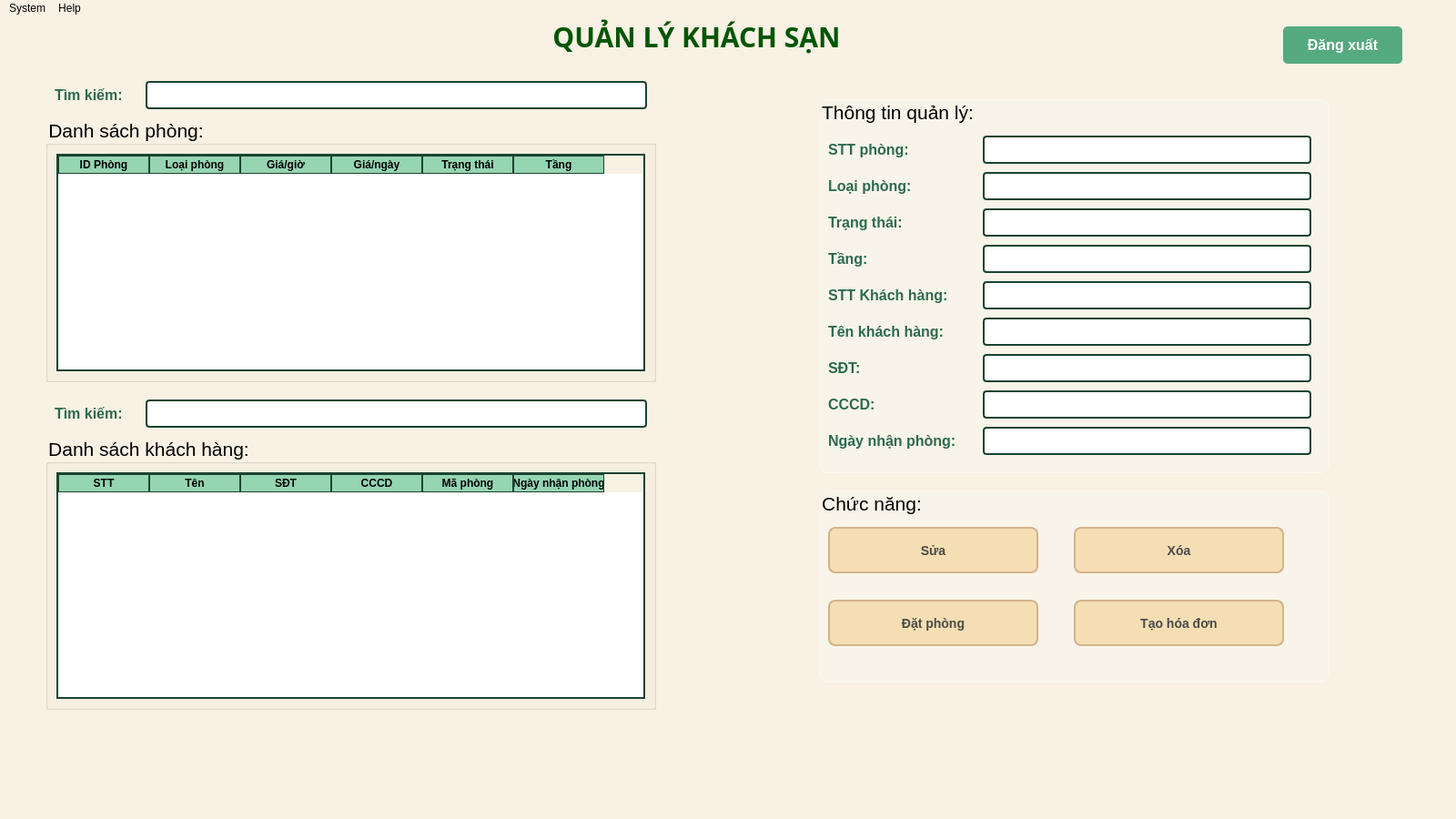
<?xml version="1.0" encoding="UTF-8"?>
<ui version="4.0">
 <class>MainWindow</class>
 <widget class="QMainWindow" name="MainWindow">
  <property name="geometry">
   <rect>
    <x>0</x>
    <y>0</y>
    <width>1600</width>
    <height>900</height>
   </rect>
  </property>
  <property name="sizePolicy">
   <sizepolicy hsizetype="Expanding" vsizetype="Expanding">
    <horstretch>0</horstretch>
    <verstretch>0</verstretch>
   </sizepolicy>
  </property>
  <property name="windowTitle">
   <string>MainWindowAdmin</string>
  </property>
  <property name="styleSheet">
   <string notr="true">
QMainWindow {
    background-color: #f5f5dc; /* Be nhạt */
}
QWidget {
    background-color: #f8f1e4; /* Be sáng hơn một chút */
}
/* Chỉnh tiêu đề chính &quot;Thông Tin Phòng&quot; */
QLabel#label_Title {
    color: #1B4332;  /* Xanh lá đậm nổi bật */
    font-size: 22px;
    font-weight: bold;
}

/* Chỉnh màu chữ trong phần &quot;Thông tin quản lý&quot; */
QLabel {
    background: transparent;
    border: none;
    color: #2D6A4F;  /* Xanh đậm hơn */
    font-size: 16px;
    font-weight: bold;
}

/* Chỉnh màu cho QPushButton */
QPushButton {
    background-color: #FFB703; /* Cam nhạt để hợp với xanh lá */
    color: white;
    font-size: 16px;  /* Tăng kích thước chữ */
    font-weight: bold;
    border-radius: 5px;
    padding: 8px;
}

QPushButton:hover {
    background-color: #E85D04; /* Cam đậm khi hover */
}

/* Chỉnh màu nút &quot;Đăng xuất&quot; */
QPushButton#pushButton_Logout {
    background-color: #D00000;  /* Đỏ đậm để nổi bật */
    font-size: 18px;
    font-weight: bold;
}

QPushButton#pushButton_Logout:hover {
    background-color: #9D0208;
}

/* Chỉnh màu cho ô tìm kiếm */
QLineEdit {
    background-color: white;
    border: 2px solid #1B4332;
    border-radius: 4px;
    padding: 5px;
    font-size: 13px;
}

/* Chỉnh màu cho QTableWidget */
QTableWidget {
    background-color: white;
    border: 2px solid #1B4332; 
    gridline-color: #1B4332;
    font-size: 14px;
}

QHeaderView::section {
    background-color: #95D5B2;
    color: black;
    font-weight: bold;
    border: 1px solid #1B4332;
}
QMenu::item:selected {
    background-color: #C0C0C0; /* Màu nền khi hover */
    color: black; /* Màu chữ khi hover */
}


</string>
  </property>
  <widget class="QWidget" name="centralwidget">
   <widget class="QLabel" name="label">
    <property name="geometry">
     <rect>
      <x>60</x>
      <y>0</y>
      <width>1411</width>
      <height>41</height>
     </rect>
    </property>
    <property name="font">
     <font>
      <family>Montserrat,sans-serif</family>
      <pointsize>-1</pointsize>
      <weight>75</weight>
      <bold>true</bold>
     </font>
    </property>
    <property name="styleSheet">
     <string notr="true">
QLabel {
    font-family: 'Montserrat', sans-serif;
    font-size: 30px;
    font-weight: bold;
    color: rgb(0, 85, 0); 
}</string>
    </property>
    <property name="text">
     <string>&lt;html&gt;&lt;head/&gt;&lt;body&gt;&lt;p&gt;&lt;span style=&quot; font-weight:600;&quot;&gt;QUẢN LÝ KHÁCH SẠN&lt;/span&gt;&lt;/p&gt;&lt;/body&gt;&lt;/html&gt;</string>
    </property>
    <property name="alignment">
     <set>Qt::AlignCenter</set>
    </property>
   </widget>
   <widget class="QGroupBox" name="groupBoxRoom">
    <property name="geometry">
     <rect>
      <x>50</x>
      <y>110</y>
      <width>671</width>
      <height>291</height>
     </rect>
    </property>
    <property name="font">
     <font>
      <pointsize>16</pointsize>
     </font>
    </property>
    <property name="title">
     <string>Danh sách phòng:</string>
    </property>
    <layout class="QVBoxLayout" name="verticalLayout">
     <item>
      <widget class="QTableWidget" name="tableWidgetRoom">
       <column>
        <property name="text">
         <string>ID Phòng</string>
        </property>
       </column>
       <column>
        <property name="text">
         <string>Loại phòng</string>
        </property>
       </column>
       <column>
        <property name="text">
         <string>Giá/giờ</string>
        </property>
       </column>
       <column>
        <property name="text">
         <string>Giá/ngày</string>
        </property>
       </column>
       <column>
        <property name="text">
         <string>Trạng thái</string>
        </property>
       </column>
       <column>
        <property name="text">
         <string>Tầng</string>
        </property>
       </column>
      </widget>
     </item>
    </layout>
   </widget>
   <widget class="QGroupBox" name="groupBoxCustomer">
    <property name="geometry">
     <rect>
      <x>50</x>
      <y>460</y>
      <width>671</width>
      <height>301</height>
     </rect>
    </property>
    <property name="font">
     <font>
      <pointsize>16</pointsize>
     </font>
    </property>
    <property name="contextMenuPolicy">
     <enum>Qt::DefaultContextMenu</enum>
    </property>
    <property name="title">
     <string>Danh sách khách hàng:</string>
    </property>
    <layout class="QVBoxLayout" name="verticalLayout_2">
     <item>
      <widget class="QTableWidget" name="tableWidgetCustomer">
       <column>
        <property name="text">
         <string>STT</string>
        </property>
       </column>
       <column>
        <property name="text">
         <string>Tên</string>
        </property>
       </column>
       <column>
        <property name="text">
         <string>SĐT</string>
        </property>
       </column>
       <column>
        <property name="text">
         <string>CCCD</string>
        </property>
       </column>
       <column>
        <property name="text">
         <string>Mã phòng</string>
        </property>
       </column>
       <column>
        <property name="text">
         <string>Ngày nhận phòng</string>
        </property>
       </column>
      </widget>
     </item>
    </layout>
   </widget>
   <widget class="QGroupBox" name="groupBoxInformation">
    <property name="geometry">
     <rect>
      <x>900</x>
      <y>90</y>
      <width>561</width>
      <height>411</height>
     </rect>
    </property>
    <property name="font">
     <font>
      <pointsize>16</pointsize>
     </font>
    </property>
    <property name="styleSheet">
     <string notr="true">#groupBoxInformation {
    background: rgba(255, 255, 255, 0.2);  /* Màu trắng trong suốt */
    border-radius: 10px;  /* Bo góc */
    border: 1px solid rgba(255, 255, 255, 0.4); /* Viền trắng mờ */
    backdrop-filter: blur(10px);  /* Hiệu ứng làm mờ */
}</string>
    </property>
    <property name="title">
     <string>Thông tin quản lý:</string>
    </property>
    <widget class="QLineEdit" name="lineEditRoomID">
     <property name="geometry">
      <rect>
       <x>180</x>
       <y>40</y>
       <width>361</width>
       <height>31</height>
      </rect>
     </property>
     <property name="font">
      <font>
       <pointsize>-1</pointsize>
      </font>
     </property>
    </widget>
    <widget class="QLabel" name="label_4">
     <property name="geometry">
      <rect>
       <x>10</x>
       <y>80</y>
       <width>121</width>
       <height>31</height>
      </rect>
     </property>
     <property name="font">
      <font>
       <pointsize>-1</pointsize>
       <weight>75</weight>
       <bold>true</bold>
      </font>
     </property>
     <property name="text">
      <string>Loại phòng:</string>
     </property>
    </widget>
    <widget class="QLineEdit" name="lineEditTypeRoom">
     <property name="geometry">
      <rect>
       <x>180</x>
       <y>80</y>
       <width>361</width>
       <height>31</height>
      </rect>
     </property>
     <property name="font">
      <font>
       <pointsize>-1</pointsize>
      </font>
     </property>
    </widget>
    <widget class="QLabel" name="label_5">
     <property name="geometry">
      <rect>
       <x>10</x>
       <y>120</y>
       <width>121</width>
       <height>31</height>
      </rect>
     </property>
     <property name="font">
      <font>
       <pointsize>-1</pointsize>
       <weight>75</weight>
       <bold>true</bold>
      </font>
     </property>
     <property name="text">
      <string>Trạng thái:</string>
     </property>
    </widget>
    <widget class="QLineEdit" name="lineEditStatus">
     <property name="geometry">
      <rect>
       <x>180</x>
       <y>120</y>
       <width>361</width>
       <height>31</height>
      </rect>
     </property>
     <property name="font">
      <font>
       <pointsize>-1</pointsize>
      </font>
     </property>
    </widget>
    <widget class="QLabel" name="label_6">
     <property name="geometry">
      <rect>
       <x>10</x>
       <y>160</y>
       <width>141</width>
       <height>31</height>
      </rect>
     </property>
     <property name="font">
      <font>
       <pointsize>-1</pointsize>
       <weight>75</weight>
       <bold>true</bold>
      </font>
     </property>
     <property name="text">
      <string>Tầng:</string>
     </property>
    </widget>
    <widget class="QLineEdit" name="lineEditFloor">
     <property name="geometry">
      <rect>
       <x>180</x>
       <y>160</y>
       <width>361</width>
       <height>31</height>
      </rect>
     </property>
     <property name="font">
      <font>
       <pointsize>-1</pointsize>
      </font>
     </property>
    </widget>
    <widget class="QLabel" name="label_12">
     <property name="geometry">
      <rect>
       <x>10</x>
       <y>200</y>
       <width>151</width>
       <height>31</height>
      </rect>
     </property>
     <property name="font">
      <font>
       <pointsize>-1</pointsize>
       <weight>75</weight>
       <bold>true</bold>
      </font>
     </property>
     <property name="text">
      <string>STT Khách hàng:</string>
     </property>
    </widget>
    <widget class="QLabel" name="label_7">
     <property name="geometry">
      <rect>
       <x>10</x>
       <y>240</y>
       <width>181</width>
       <height>31</height>
      </rect>
     </property>
     <property name="font">
      <font>
       <pointsize>-1</pointsize>
       <weight>75</weight>
       <bold>true</bold>
      </font>
     </property>
     <property name="text">
      <string>Tên khách hàng:</string>
     </property>
    </widget>
    <widget class="QLineEdit" name="lineEditName">
     <property name="geometry">
      <rect>
       <x>180</x>
       <y>240</y>
       <width>361</width>
       <height>31</height>
      </rect>
     </property>
     <property name="font">
      <font>
       <pointsize>-1</pointsize>
      </font>
     </property>
    </widget>
    <widget class="QLabel" name="label_13">
     <property name="geometry">
      <rect>
       <x>10</x>
       <y>280</y>
       <width>121</width>
       <height>31</height>
      </rect>
     </property>
     <property name="font">
      <font>
       <pointsize>-1</pointsize>
       <weight>75</weight>
       <bold>true</bold>
      </font>
     </property>
     <property name="text">
      <string>SĐT:</string>
     </property>
    </widget>
    <widget class="QLineEdit" name="lineEditPhone">
     <property name="geometry">
      <rect>
       <x>180</x>
       <y>280</y>
       <width>361</width>
       <height>31</height>
      </rect>
     </property>
     <property name="font">
      <font>
       <pointsize>-1</pointsize>
      </font>
     </property>
    </widget>
    <widget class="QLabel" name="label_11">
     <property name="geometry">
      <rect>
       <x>10</x>
       <y>320</y>
       <width>141</width>
       <height>31</height>
      </rect>
     </property>
     <property name="font">
      <font>
       <pointsize>-1</pointsize>
       <weight>75</weight>
       <bold>true</bold>
      </font>
     </property>
     <property name="text">
      <string>CCCD:</string>
     </property>
    </widget>
    <widget class="QLineEdit" name="lineEditCCCD">
     <property name="geometry">
      <rect>
       <x>180</x>
       <y>320</y>
       <width>361</width>
       <height>31</height>
      </rect>
     </property>
     <property name="font">
      <font>
       <pointsize>-1</pointsize>
      </font>
     </property>
    </widget>
    <widget class="QLineEdit" name="lineEditCustomerID">
     <property name="geometry">
      <rect>
       <x>180</x>
       <y>200</y>
       <width>361</width>
       <height>31</height>
      </rect>
     </property>
     <property name="font">
      <font>
       <pointsize>-1</pointsize>
      </font>
     </property>
    </widget>
    <widget class="QLabel" name="label_9">
     <property name="geometry">
      <rect>
       <x>10</x>
       <y>360</y>
       <width>191</width>
       <height>31</height>
      </rect>
     </property>
     <property name="font">
      <font>
       <pointsize>-1</pointsize>
       <weight>75</weight>
       <bold>true</bold>
      </font>
     </property>
     <property name="text">
      <string>Ngày nhận phòng:</string>
     </property>
    </widget>
    <widget class="QLineEdit" name="lineEditDateCheckin">
     <property name="geometry">
      <rect>
       <x>180</x>
       <y>360</y>
       <width>361</width>
       <height>31</height>
      </rect>
     </property>
     <property name="font">
      <font>
       <pointsize>-1</pointsize>
      </font>
     </property>
    </widget>
    <widget class="QLabel" name="label_10">
     <property name="geometry">
      <rect>
       <x>10</x>
       <y>40</y>
       <width>121</width>
       <height>31</height>
      </rect>
     </property>
     <property name="font">
      <font>
       <pointsize>-1</pointsize>
       <weight>75</weight>
       <bold>true</bold>
      </font>
     </property>
     <property name="text">
      <string>&lt;html&gt;&lt;head/&gt;&lt;body&gt;&lt;p&gt;&lt;span style=&quot; font-size:12pt;&quot;&gt;STT phòng:&lt;/span&gt;&lt;/p&gt;&lt;/body&gt;&lt;/html&gt;</string>
     </property>
    </widget>
   </widget>
   <widget class="QGroupBox" name="groupBoxFunction">
    <property name="geometry">
     <rect>
      <x>900</x>
      <y>520</y>
      <width>561</width>
      <height>211</height>
     </rect>
    </property>
    <property name="font">
     <font>
      <pointsize>16</pointsize>
     </font>
    </property>
    <property name="styleSheet">
     <string notr="true">#groupBoxFunction {
    background: rgba(255, 255, 255, 0.2);  /* Màu trắng trong suốt */
    border-radius: 10px;  /* Bo góc */
    border: 1px solid rgba(255, 255, 255, 0.4); /* Viền trắng mờ */
    backdrop-filter: blur(10px);  /* Hiệu ứng làm mờ */
}</string>
    </property>
    <property name="title">
     <string>Chức năng:</string>
    </property>
    <widget class="QPushButton" name="pushButtonXoa">
     <property name="geometry">
      <rect>
       <x>280</x>
       <y>40</y>
       <width>231</width>
       <height>51</height>
      </rect>
     </property>
     <property name="styleSheet">
      <string notr="true">QPushButton {
    background-color: #f5deb3; /* Màu be */
    color: #4A4A4A;
    border-radius: 8px;
    padding: 8px;
    font-size: 14px;
    border: 2px solid #d2b48c; /* Viền be đậm hơn */
    transition: 0.3s ease-in-out;
}

/* Hiệu ứng hover */
QPushButton:hover {
    background-color: #e3c193; /* Be đậm hơn khi hover */
    transform: scale(1.05);
}</string>
     </property>
     <property name="text">
      <string>Xóa</string>
     </property>
     <property name="icon">
      <iconset>
       <normaloff>../images/remove.webp</normaloff>../images/remove.webp</iconset>
     </property>
     <property name="iconSize">
      <size>
       <width>25</width>
       <height>25</height>
      </size>
     </property>
    </widget>
    <widget class="QPushButton" name="pushButtonHoaDon">
     <property name="geometry">
      <rect>
       <x>280</x>
       <y>120</y>
       <width>231</width>
       <height>51</height>
      </rect>
     </property>
     <property name="styleSheet">
      <string notr="true">QPushButton {
    background-color: #f5deb3; /* Màu be */
    color: #4A4A4A;
    border-radius: 8px;
    padding: 8px;
    font-size: 14px;
    border: 2px solid #d2b48c; /* Viền be đậm hơn */
    transition: 0.3s ease-in-out;
}

/* Hiệu ứng hover */
QPushButton:hover {
    background-color: #e3c193; /* Be đậm hơn khi hover */
    transform: scale(1.05);
}</string>
     </property>
     <property name="text">
      <string>Tạo hóa đơn</string>
     </property>
     <property name="icon">
      <iconset>
       <normaloff>../images/bill.png</normaloff>../images/bill.png</iconset>
     </property>
     <property name="iconSize">
      <size>
       <width>25</width>
       <height>25</height>
      </size>
     </property>
    </widget>
    <widget class="QPushButton" name="pushButtonDatPhong">
     <property name="geometry">
      <rect>
       <x>10</x>
       <y>120</y>
       <width>231</width>
       <height>51</height>
      </rect>
     </property>
     <property name="styleSheet">
      <string notr="true">QPushButton {
    background-color: #f5deb3; /* Màu be */
    color: #4A4A4A;
    border-radius: 8px;
    padding: 8px;
    font-size: 14px;
    border: 2px solid #d2b48c; /* Viền be đậm hơn */
    transition: 0.3s ease-in-out;
}

/* Hiệu ứng hover */
QPushButton:hover {
    background-color: #e3c193; /* Be đậm hơn khi hover */
    transform: scale(1.05);
}</string>
     </property>
     <property name="text">
      <string>Đặt phòng</string>
     </property>
     <property name="icon">
      <iconset>
       <normaloff>../images/booking.webp</normaloff>../images/booking.webp</iconset>
     </property>
     <property name="iconSize">
      <size>
       <width>25</width>
       <height>25</height>
      </size>
     </property>
    </widget>
    <widget class="QPushButton" name="pushButtonSua">
     <property name="geometry">
      <rect>
       <x>10</x>
       <y>40</y>
       <width>231</width>
       <height>51</height>
      </rect>
     </property>
     <property name="styleSheet">
      <string notr="true">QPushButton {
    background-color: #f5deb3; /* Màu be */
    color: #4A4A4A;
    border-radius: 8px;
    padding: 8px;
    font-size: 14px;
    border: 2px solid #d2b48c; /* Viền be đậm hơn */
    transition: 0.3s ease-in-out;
}

/* Hiệu ứng hover */
QPushButton:hover {
    background-color: #e3c193; /* Be đậm hơn khi hover */
    transform: scale(1.05);
}</string>
     </property>
     <property name="text">
      <string>Sửa</string>
     </property>
     <property name="icon">
      <iconset>
       <normaloff>../images/edit.webp</normaloff>../images/edit.webp</iconset>
     </property>
     <property name="iconSize">
      <size>
       <width>25</width>
       <height>25</height>
      </size>
     </property>
    </widget>
   </widget>
   <widget class="QPushButton" name="pushButtonLogout">
    <property name="geometry">
     <rect>
      <x>1410</x>
      <y>10</y>
      <width>131</width>
      <height>41</height>
     </rect>
    </property>
    <property name="font">
     <font>
      <pointsize>-1</pointsize>
      <weight>75</weight>
      <bold>true</bold>
     </font>
    </property>
    <property name="styleSheet">
     <string notr="true">background-color: rgb(85, 170, 127);</string>
    </property>
    <property name="text">
     <string>Đăng xuất</string>
    </property>
    <property name="icon">
     <iconset>
      <normaloff>../images/logout.webp</normaloff>../images/logout.webp</iconset>
    </property>
    <property name="iconSize">
     <size>
      <width>25</width>
      <height>25</height>
     </size>
    </property>
   </widget>
   <widget class="QLabel" name="label_2">
    <property name="geometry">
     <rect>
      <x>60</x>
      <y>70</y>
      <width>111</width>
      <height>31</height>
     </rect>
    </property>
    <property name="font">
     <font>
      <pointsize>-1</pointsize>
      <weight>75</weight>
      <bold>true</bold>
     </font>
    </property>
    <property name="text">
     <string>&lt;html&gt;&lt;head/&gt;&lt;body&gt;&lt;p&gt;&lt;span style=&quot; font-size:12pt;&quot;&gt;Tìm kiếm:&lt;/span&gt;&lt;/p&gt;&lt;/body&gt;&lt;/html&gt;</string>
    </property>
   </widget>
   <widget class="QLineEdit" name="lineEditSeachCustomer">
    <property name="geometry">
     <rect>
      <x>160</x>
      <y>420</y>
      <width>551</width>
      <height>31</height>
     </rect>
    </property>
   </widget>
   <widget class="QLabel" name="label_8">
    <property name="geometry">
     <rect>
      <x>60</x>
      <y>420</y>
      <width>111</width>
      <height>31</height>
     </rect>
    </property>
    <property name="font">
     <font>
      <pointsize>-1</pointsize>
      <weight>75</weight>
      <bold>true</bold>
     </font>
    </property>
    <property name="text">
     <string>&lt;html&gt;&lt;head/&gt;&lt;body&gt;&lt;p&gt;&lt;span style=&quot; font-size:12pt;&quot;&gt;Tìm kiếm:&lt;/span&gt;&lt;/p&gt;&lt;/body&gt;&lt;/html&gt;</string>
    </property>
   </widget>
   <widget class="QLineEdit" name="lineEditSeachRoom">
    <property name="geometry">
     <rect>
      <x>160</x>
      <y>70</y>
      <width>551</width>
      <height>31</height>
     </rect>
    </property>
   </widget>
  </widget>
  <widget class="QMenuBar" name="menubar">
   <property name="geometry">
    <rect>
     <x>0</x>
     <y>0</y>
     <width>1600</width>
     <height>21</height>
    </rect>
   </property>
   <widget class="QMenu" name="menuSystem">
    <property name="title">
     <string>System</string>
    </property>
    <widget class="QMenu" name="menuImport_Data">
     <property name="styleSheet">
      <string notr="true"/>
     </property>
     <property name="title">
      <string>Import Data</string>
     </property>
     <addaction name="actionExcel_Import"/>
    </widget>
    <widget class="QMenu" name="menuExport_Data">
     <property name="title">
      <string>Export Data</string>
     </property>
     <addaction name="actionExcel_Export"/>
    </widget>
    <addaction name="menuImport_Data"/>
    <addaction name="separator"/>
    <addaction name="menuExport_Data"/>
    <addaction name="separator"/>
    <addaction name="actionExit"/>
   </widget>
   <widget class="QMenu" name="menuHelp">
    <property name="title">
     <string>Help</string>
    </property>
    <addaction name="actionHelp"/>
   </widget>
   <addaction name="menuSystem"/>
   <addaction name="menuHelp"/>
  </widget>
  <widget class="QStatusBar" name="statusbar"/>
  <action name="actionExit">
   <property name="text">
    <string>Exit</string>
   </property>
   <property name="shortcut">
    <string>Esc</string>
   </property>
  </action>
  <action name="actionExcel_Import">
   <property name="icon">
    <iconset>
     <normaloff>../images/ic_excel.png</normaloff>../images/ic_excel.png</iconset>
   </property>
   <property name="text">
    <string>Excel File</string>
   </property>
   <property name="shortcut">
    <string>Ctrl+I</string>
   </property>
  </action>
  <action name="actionExcel_Export">
   <property name="icon">
    <iconset>
     <normaloff>../images/ic_excel.png</normaloff>../images/ic_excel.png</iconset>
   </property>
   <property name="text">
    <string>Excel File</string>
   </property>
   <property name="shortcut">
    <string>Ctrl+E</string>
   </property>
  </action>
  <action name="actionHelp">
   <property name="icon">
    <iconset>
     <normaloff>../images/ic_help.png</normaloff>../images/ic_help.png</iconset>
   </property>
   <property name="text">
    <string>Current Help</string>
   </property>
   <property name="shortcut">
    <string>F1</string>
   </property>
  </action>
 </widget>
 <resources/>
 <connections/>
</ui>
